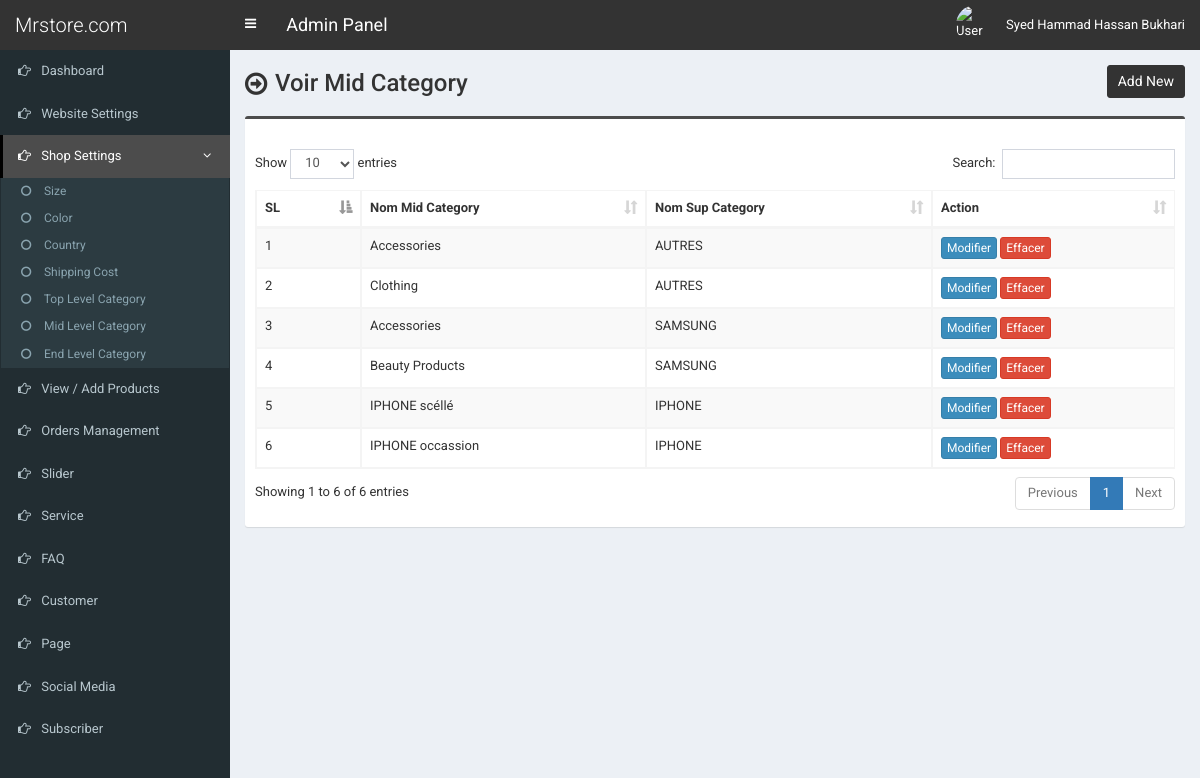
/admin/mid-category.php (signed in), run on an earlier commit of the app's database.
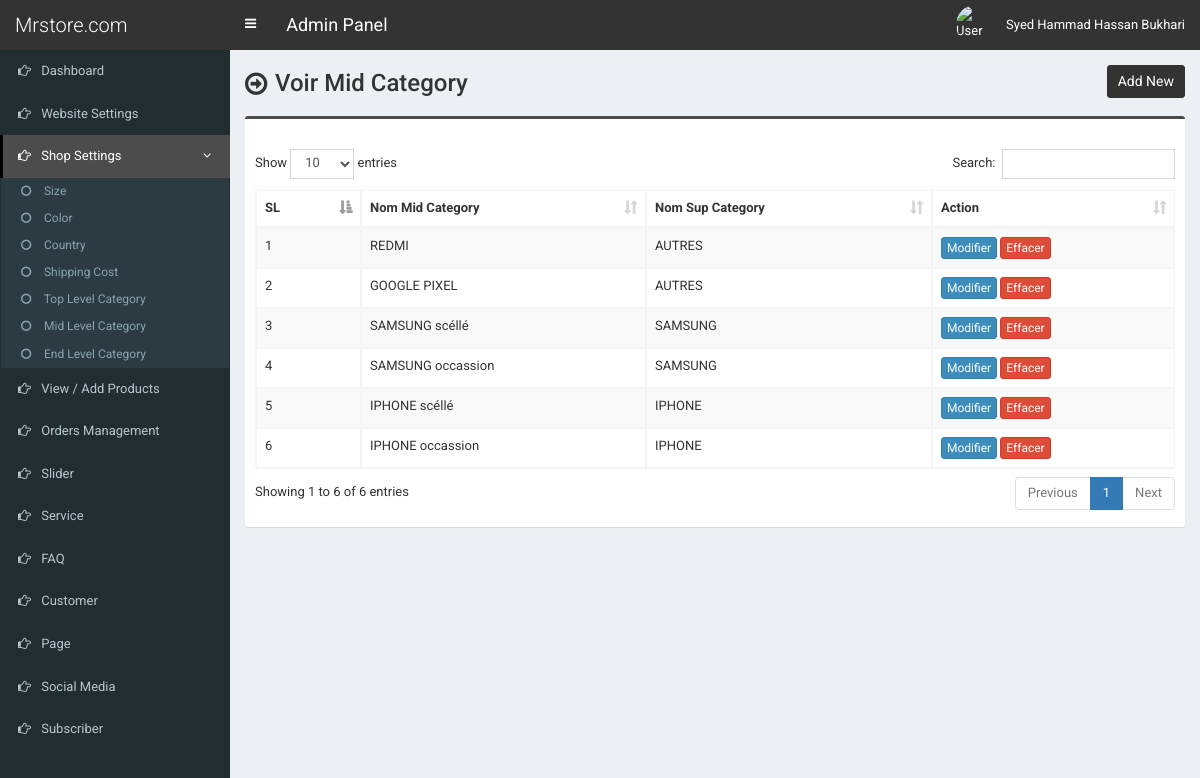
And on a later commit of the database.
### tables this page shows
CREATE TABLE `tbl_mid_category` (
  `mcat_id` int(11) NOT NULL,
  `mcat_name` varchar(255) NOT NULL,
  `tcat_id` int(11) NOT NULL
);

CREATE TABLE `tbl_top_category` (
  `tcat_id` int(11) NOT NULL,
  `tcat_name` varchar(255) NOT NULL,
  `show_on_menu` int(1) NOT NULL
);

### admin/mid-category.php (the view, shortened to what this page needs)
<?php require_once('header.php'); ?>
<section class="content-header">
	<div class="content-header-left">
		<h1>Voir Mid Category</h1>
	</div>
	<div class="content-header-right">
		<a href="mid-category-add.php" class="btn btn-primary btn-sm">Add New</a>
	</div>
</section>
<section class="content">
  <div class="row">
    <div class="col-md-12">
      <div class="box box-info">
        <div class="box-body table-responsive">
          <table id="example1" class="table table-bordered table-striped">
			<thead>
			    <tr>
			        <th>SL</th>
			        <th>Nom Mid Category </th>
                    <th>Nom Sup Category</th>
			        <th>Action</th>
			    </tr>
			</thead>
            <tbody>
            	<?php
            	$i=0;
            	$statement = $pdo->prepare("SELECT *
                                    FROM tbl_mid_category t1
                                    JOIN tbl_top_category t2
                                    ON t1.tcat_id = t2.tcat_id
                                    ORDER BY t1.mcat_id DESC");
            	$statement->execute();
            	$result = $statement->fetchAll(PDO::FETCH_ASSOC);
            	foreach ($result as $row) {
            		$i++;
            		?>
					<tr>
	                    <td><?php echo $i; ?></td>
	                    <td><?php echo $row['mcat_name']; ?></td>
                        <td><?php echo $row['tcat_name']; ?></td>
	                    <td>
	                        <a href="mid-category-edit.php?id=<?php echo $row['mcat_id']; ?>" class="btn btn-primary btn-xs">Modifier</a>
	                        <a href="#" class="btn btn-danger btn-xs" data-href="mid-category-delete.php?id=<?php echo $row['mcat_id']; ?>" data-toggle="modal" data-target="#confirm-delete">Effacer</a>
	                    </td>
	                </tr>
            		<?php
            	}
            	?>
            </tbody>
          </table>
        </div>
      </div>
</section>
<?php require_once('footer.php'); ?>

What changed in the data, as far as the page shows it:
changed tbl_mid_category: mcat_name "Accessories" → "REDMI"
changed tbl_mid_category: mcat_name "Clothing" → "GOOGLE PIXEL"
changed tbl_mid_category: mcat_name "Accessories" → "SAMSUNG scéllé"
changed tbl_mid_category: mcat_name "Beauty Products" → "SAMSUNG occassion"
